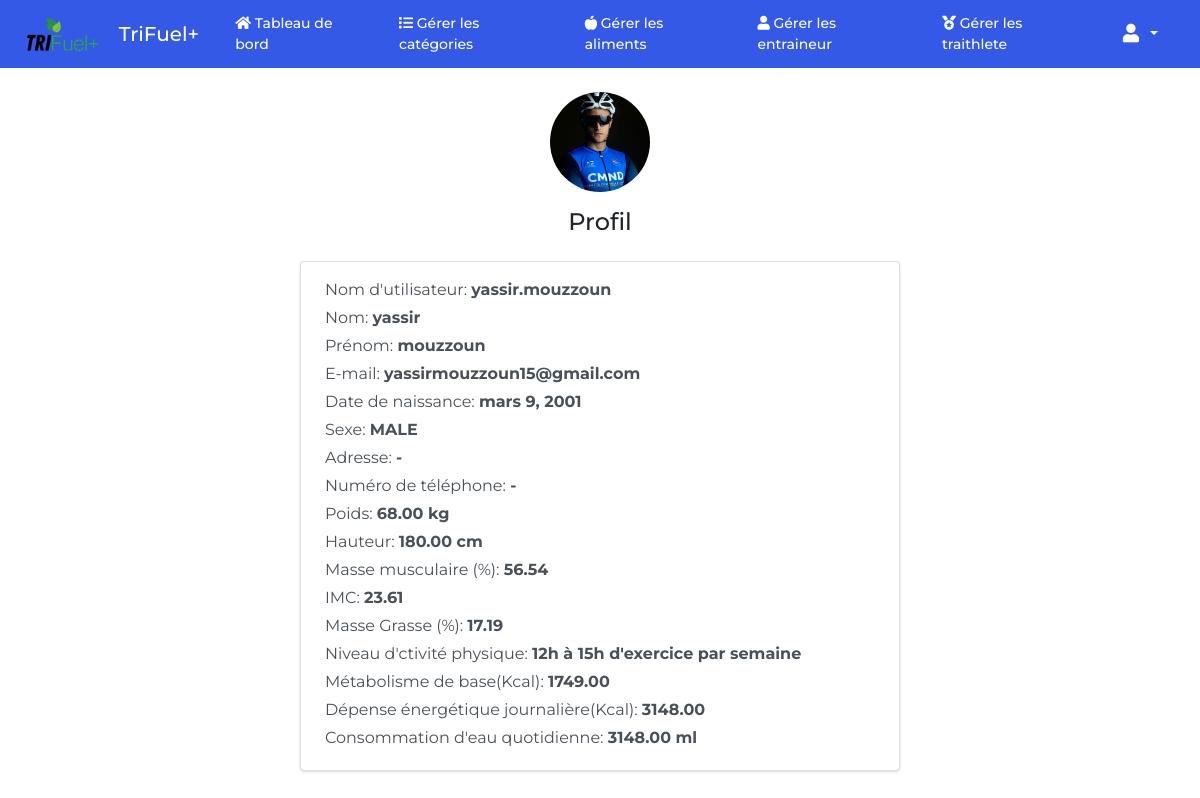
/triathletes/19 (signed in), run on the app's committed database.
### foodtracker/models.py (models this page shows, shortened)
class User(AbstractUser):
    class UserRoles(models.TextChoices):
        ADMIN = ('ADMIN', 'Admin')
        ENTRAINEUR = ('ENTRAINEUR', 'Entraineur')
        TRIATHLETE = ('TRIATHLETE', 'Triathlete')
    email = models.EmailField('email address', null=True)
    role = models.CharField(max_length=15, choices=UserRoles.choices)
    REQUIRED_FIELDS = []
    class Meta:
        db_table = 'users'

class Triathlete(models.Model):
    class PhysicalActivityLevel(models.TextChoices):
        TWELVE_15H_WEEK = ('TWELVE_15H_WEEK', "12h à 15h d'exercice par semaine")
        MORE_20H_WEEK = ('MORE_20H_WEEK', ">20h d'exercice par semaine")
    user = models.OneToOneField(User, on_delete=models.CASCADE, related_name='profile_triathlete')
    image = models.ImageField(upload_to='profile-images/', null=True, blank=True)
    gender = models.CharField(max_length=10, choices=GenderOptions.choices, null=True)
    date_of_birth = models.DateField(null=True)
    age = models.IntegerField(null=True)
    address = models.TextField(null=True)
    phone_number = models.CharField(max_length=20, null=True)
    weight = models.DecimalField(max_digits=8, decimal_places=2, null=True)
    height = models.DecimalField(max_digits=8, decimal_places=2, null=True)
    complete_profile_setup = models.BooleanField(default=False)
    masse_masculaire = models.DecimalField(max_digits=8, decimal_places=2, null=True)
    imc = models.DecimalField(max_digits=8, decimal_places=2, null=True)
    mass_grasse = models.DecimalField(max_digits=8, decimal_places=2, null=True)
    niveau_activite = models.CharField(max_length=15, choices=PhysicalActivityLevel.choices)
    metabolisme_de_base = models.DecimalField(max_digits=8, decimal_places=2, null=True)
    depense_energetique_journaliere = models.DecimalField(max_digits=8, decimal_places=2, null=True)
    daily_water_consumption = models.DecimalField(max_digits=8, decimal_places=2, null=True)
    class Meta:
        db_table = 'triathletes'

### foodtracker/views.py (the view)
# urls.py: path('triathletes/<int:pk>', views.athlete_profile, name="athlete_profile"),
@login_required
def athlete_profile(request, pk):
    athelte = User.objects.get(pk=pk)
    return render(request, 'athelete_profile.html', {
        'profile': athelte,
        "show_hello": False,
    })

### templates/athelete_profile.html (shortened to what this page needs)
{% extends 'base.html' %}
{% load static %}
{% block body %}
<div class='py-4 mt-auto'>
  <div class='container-fluid px-4'>
    <div>
      <div class="d-flex justify-content-center mb-3">
        <img class="athelete-logo" src="{% if profile.profile_triathlete.image %}{{ profile.profile_triathlete.image.url }}{% else %}{% static 'images/default-profile-pic.jpg' %}{% endif %}" alt="athelete-image">
      </div>
      <h4 class="mb-4" style="text-align: center;">Profil</h4>
      <div class='card bg-secondary mb-3' style="max-width: 600px; margin: 0 auto;">
        <div class='card-body'>
          <div class='d-flex w-100 justify-content-between'>
            <p class='mb-1'>
              Nom d'utilisateur: <strong>{{ profile.username }}</strong>
            </p>
          </div>
          <div class='d-flex w-100 justify-content-between'>
            <p class='mb-1'>
              Nom: <strong>{{ profile.first_name }}</strong>
            </p>
          </div>
          <div class='d-flex w-100 justify-content-between'>
            <p class='mb-1'>
              Prénom: <strong>{{ profile.last_name }}</strong>
            </p>
          </div>
          <div class='d-flex w-100 justify-content-between'>
            <p class='mb-1'>
              E-mail: <strong>{{ profile.email|default:'-' }}</strong>
            </p>
          </div>
          <div class='d-flex w-100 justify-content-between'>
            <p class='mb-1'>
              Date de naissance: <strong>{{ profile.profile_triathlete.date_of_birth|default:'-' }}</strong>
            </p>
          </div>
          <div class='d-flex w-100 justify-content-between'>
            <p class='mb-1'>
              Sexe: <strong>{{ profile.profile_triathlete.gender|default:'-' }}</strong>
            </p>
          </div>
          <div class='d-flex w-100 justify-content-between'>
            <p class='mb-1'>
              Adresse: <strong>{{ profile.profile_triathlete.adresse|default:'-' }}</strong>
            </p>
          </div>
          <div class='d-flex w-100 justify-content-between'>
            <p class='mb-1'>
              Numéro de téléphone: <strong>{{ profile.profile_triathlete.phone_number|default:'-' }}</strong>
            </p>
          </div>
          <div class='d-flex w-100 justify-content-between'>
            <p class='mb-1'>
              Poids: <strong>{{ profile.profile_triathlete.weight|default:'-' }} kg</strong>
            </p>
          </div>
          <div class='d-flex w-100 justify-content-between'>
            <p class='mb-1'>
              Hauteur: <strong>{{ profile.profile_triathlete.height|default:'-' }} cm</strong>
            </p>
          </div>
          <div class='d-flex w-100 justify-content-between'>
            <p class='mb-1'>
              Masse musculaire (%): <strong>{{ profile.profile_triathlete.masse_masculaire|default:'-' }}</strong>
            </p>
          </div>
          <div class='d-flex w-100 justify-content-between'>
            <p class='mb-1'>
              IMC: <strong>{{ profile.profile_triathlete.imc|default:'-' }}</strong>
            </p>
          </div>
          <div class='d-flex w-100 justify-content-between'>
            <p class='mb-1'>
              Masse Grasse (%): <strong>{{ profile.profile_triathlete.mass_grasse|default:'-' }}</strong>
            </p>
          </div>
          <div class='d-flex w-100 justify-content-between'>
            <p class='mb-1'>
              Niveau d'ctivité physique:
              <strong>{{ profile.profile_triathlete.get_niveau_activite_display|default:'-' }}</strong>
            </p>
          </div>
          <div class='d-flex w-100 justify-content-between'>
            <p class='mb-1'>
              Métabolisme de base(Kcal):
              <strong>{{ profile.profile_triathlete.metabolisme_de_base|default:'-' }}</strong>
            </p>
          </div>
          <div class='d-flex w-100 justify-content-between'>
            <p class='mb-1'>
              Dépense énergétique journalière(Kcal):
              <strong>{{ profile.profile_triathlete.depense_energetique_journaliere|default:'-' }}</strong>
            </p>
          </div>
          <div class='d-flex w-100 justify-content-between'>
            <p class='mb-1'>
              Consommation d'eau quotidienne:
              <strong>{{ profile.profile_triathlete.daily_water_consumption|default:'-' }} ml</strong>
            </p>
          </div>
        </div>
      </div>
    </div>
  </div>
</div>
{% endblock %}

### static/css/styles.css (style rules this page uses)
html { position: relative; min-height: 100%; }
body { margin: 0 0 90px; font-family: 'Montserrat', sans-serif !important; }

### templates/athelete_profile.html (style rules this page uses)
.athelete-logo { height: 100px; width: 100px; border-radius: 50%; }

### data on the page
User: image (picture), username "yassir.mouzzoun", first_name "yassir", last_name "mouzzoun", email "yassirmouzzoun15@gmail.com", profile_triathlete.date_of_birth "mars 9, 2001", profile_triathlete.gender "MALE", profile_triathlete.adresse "-", profile_triathlete.phone_number "-", profile_triathlete.weight "68.00", profile_triathlete.height "180.00", profile_triathlete.masse_masculaire "56.54", profile_triathlete.imc "23.61", profile_triathlete.mass_grasse "17.19", profile_triathlete.niveau_activite "12h à 15h d'exercice par semaine", profile_triathlete.metabolisme_de_base "1749.00", profile_triathlete.depense_energetique_journaliere "3148.00", profile_triathlete.daily_water_consumption "3148.00"
